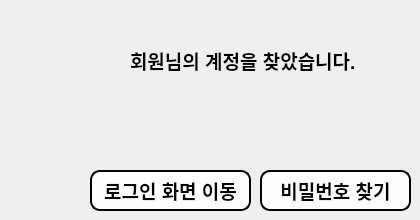
       <widget class="QWidget" name="page_7">
        <widget class="QLabel" name="label_25">
         <property name="geometry">
          <rect>
           <x>130</x>
           <y>50</y>
           <width>251</width>
           <height>21</height>
          </rect>
         </property>
         <property name="font">
          <font>
           <pointsize>14</pointsize>
           <bold>true</bold>
          </font>
         </property>
         <property name="styleSheet">
          <string notr="true">color: rgb(0, 0, 0);</string>
         </property>
         <property name="text">
          <string>회원님의 계정을 찾았습니다.</string>
         </property>
        </widget>
        <widget class="QLabel" name="label_26">
         <property name="geometry">
          <rect>
           <x>140</x>
           <y>110</y>
           <width>231</width>
           <height>21</height>
          </rect>
         </property>
         <property name="font">
          <font>
           <pointsize>13</pointsize>
          </font>
         </property>
         <property name="styleSheet">
          <string notr="true">color: rgb(0, 0, 0);</string>
         </property>
         <property name="text">
          <string/>
         </property>
        </widget>
        <widget class="QPushButton" name="btnGTlogin">
         <property name="geometry">
          <rect>
           <x>90</x>
           <y>170</y>
           <width>161</width>
           <height>41</height>
          </rect>
         </property>
         <property name="font">
          <font>
           <pointsize>14</pointsize>
           <bold>true</bold>
          </font>
         </property>
         <property name="styleSheet">
          <string notr="true">border-radius: 10px;
background-color: rgb(254, 254, 254);
border:2px solid;</string>
         </property>
         <property name="text">
          <string>로그인 화면 이동</string>
         </property>
        </widget>
        <widget class="QPushButton" name="btnSPW2">
         <property name="geometry">
          <rect>
           <x>260</x>
           <y>170</y>
           <width>151</width>
           <height>41</height>
          </rect>
         </property>
         <property name="font">
          <font>
           <pointsize>14</pointsize>
           <bold>true</bold>
          </font>
         </property>
         <property name="styleSheet">
          <string notr="true">border-radius: 10px;
background-color: rgb(254, 254, 254);
border:2px solid;</string>
         </property>
         <property name="text">
          <string>비밀번호 찾기</string>
         </property>
        </widget>
       </widget>
